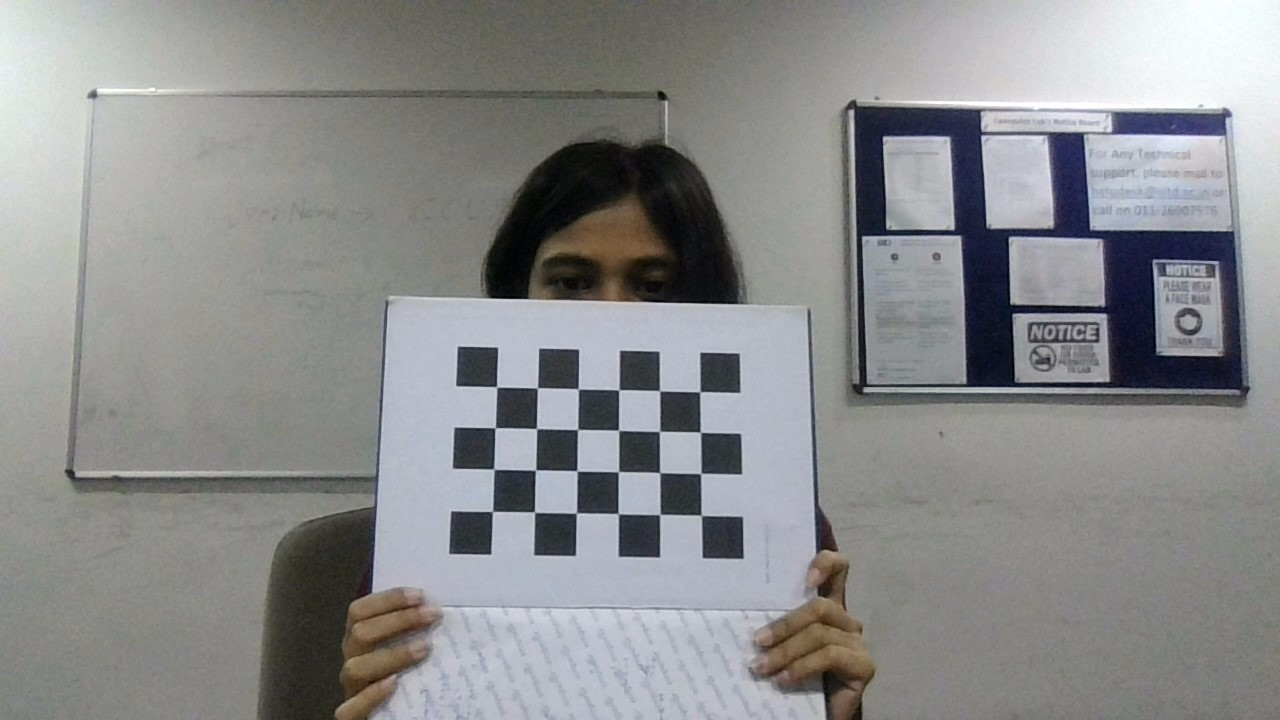
#> input picture Camera calibration/images/WIN_20230407_18_11_42_Pro.jpg, 1280 x 720 px; its folder holds 5 pictures in this run
$ python calibrate.py
#> lines starting #> are read from the running program, lines starting #| are printed output that depends on the picture; after the words box and inside, x2 and y2 are one past the last pixel; in counts of white or black regions, pixels touching at a corner belong together
import cv2
import numpy as np
import os
import glob

# Defining the dimensions of checkerboard
CHECKERBOARD = (4,6)
criteria = (cv2.TERM_CRITERIA_EPS + cv2.TERM_CRITERIA_MAX_ITER, 30, 0.001)
cnt = 0
# Creating vector to store vectors of 3D points for each checkerboard image
objpoints = []
# Creating vector to store vectors of 2D points for each checkerboard image
imgpoints = []


# Defining the world coordinates for 3D points
objp = np.zeros((CHECKERBOARD[0] * CHECKERBOARD[1], 3), np.float32)
objp[:,:2] = np.mgrid[0:CHECKERBOARD[0], 0:CHECKERBOARD[1]].T.reshape(-1, 2)

prev_img_shape = None

# Extracting path of individual image stored in a given directory
images = glob.glob('images/*.jpg')
for fname in images:
    img = cv2.imread(fname)
#> img is the input picture: shape (720, 1280, 3); mean B, G, R 139.8, 139.5, 138.5
    gray = cv2.cvtColor(img,cv2.COLOR_BGR2GRAY)
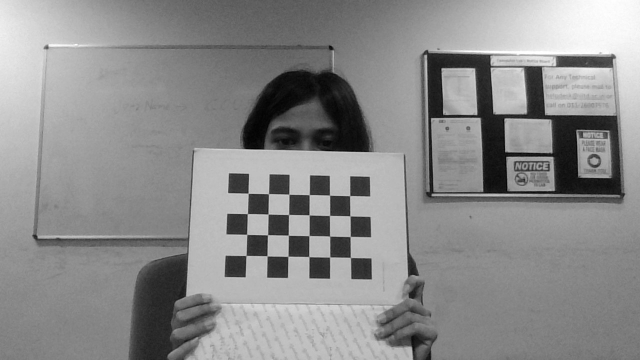
#> gray: shape (720, 1280) (shown at 1/2 size); min 0, max 255, mean 139.3
    # Find the chess board corners
    # If desired number of corners are found in the image then ret = true
    ret, corners = cv2.findChessboardCorners(gray, CHECKERBOARD, cv2.CALIB_CB_ADAPTIVE_THRESH + cv2.CALIB_CB_FAST_CHECK + cv2.CALIB_CB_NORMALIZE_IMAGE)
#> ret = True; corners = 24 rows, first 8: [492.5, 511.5], [493.9, 469], [495.3, 427.8], [496.6, 387.2], [534.4, 511.7], [535.4, 470], [536.2, 428.3], [537.1, 388.1]

    """
    If desired number of corner are detected,
    we refine the pixel coordinates and display
    them on the images of checker board
    """
    if ret:
        objpoints.append(objp)
        # refining pixel coordinates for given 2d points.
        corners2 = cv2.cornerSubPix(gray, corners, (11,11),(-1,-1), criteria)
#> corners2 = 24 rows, first 8: [492.5, 511.4], [493.8, 469.3], [495.1, 427.7], [496.7, 386.9], [534.5, 512.1], [535.5, 470.1], [536.6, 428.6], [537.4, 387.9]

        imgpoints.append(corners2)

        # Draw and display the corners
        cnt += 1
        img = cv2.drawChessboardCorners(img, CHECKERBOARD, corners2, ret)
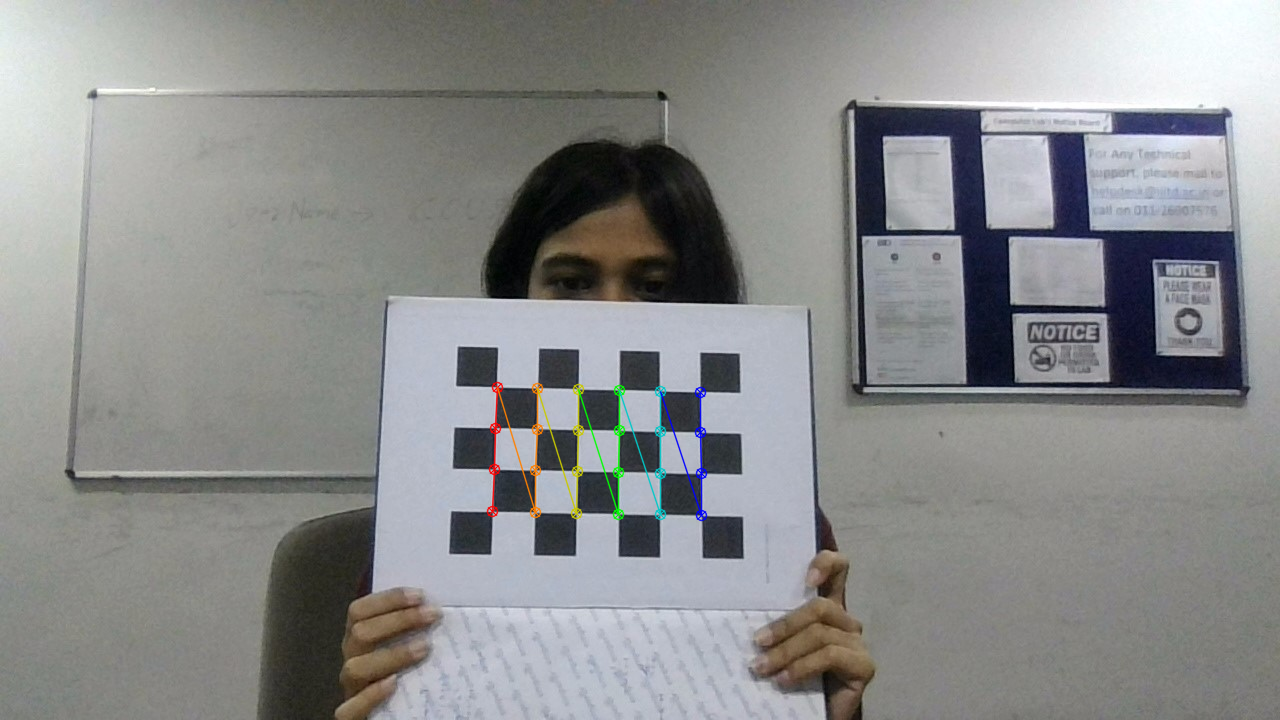
#> img: shape (720, 1280, 3); 0.66% of pixels changed, all inside (x1, y1, x2, y2) = (486, 381, 708, 522)
#> pass 2 of the loop `for fname in images:`:
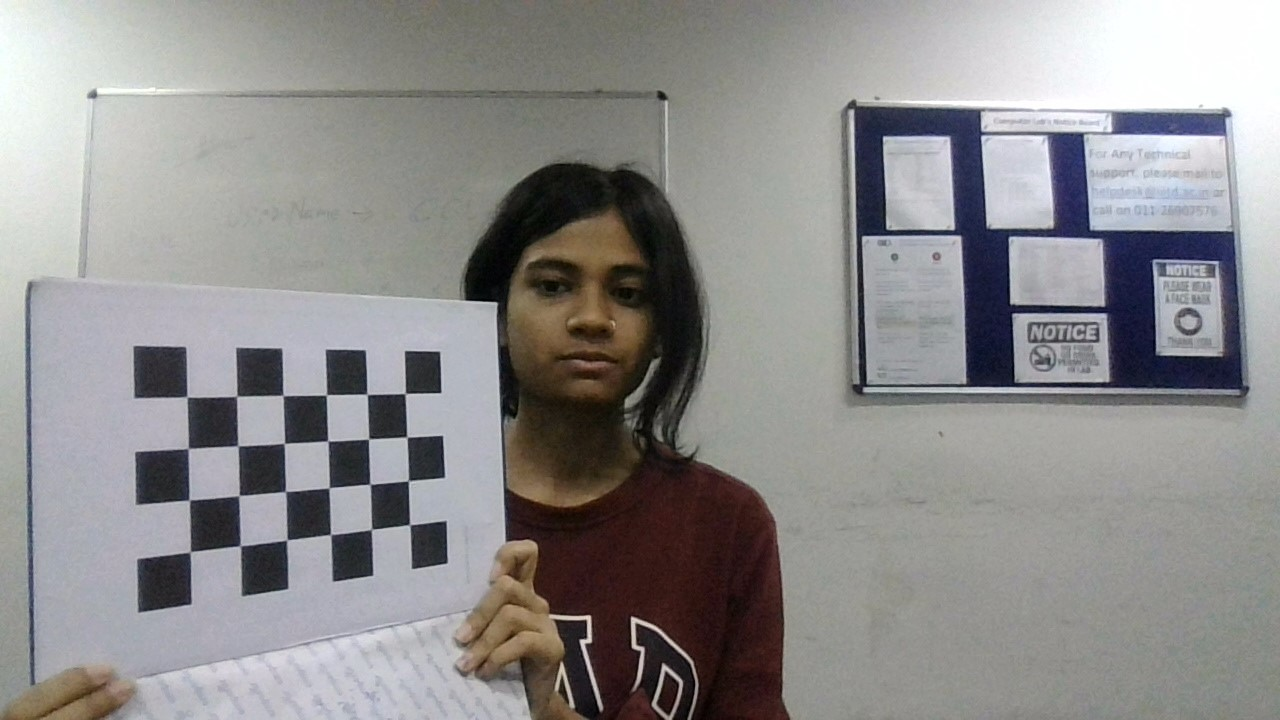
#> input picture Camera calibration/images/WIN_20230407_18_11_44_Pro.jpg, 1280 x 720 px
#> img is the input picture: shape (720, 1280, 3); mean B, G, R 140.3, 140.5, 141.8
#> `gray = cv2.cvtColor(img,cv2.COLOR_BGR2GRAY)`:
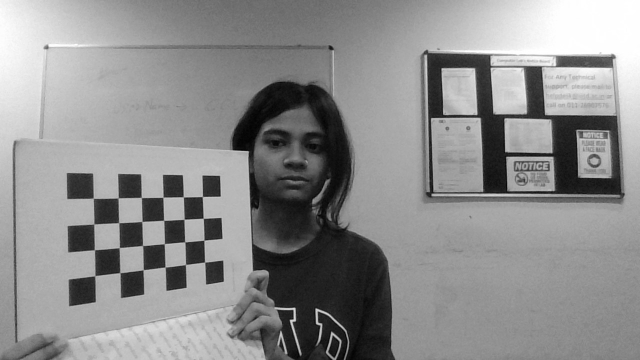
#> gray: shape (720, 1280) (shown at 1/2 size); min 0, max 255, mean 140.8
#> corners = 24 rows, first 8: [405.5, 394], [406.7, 437.4], [407.8, 480.3], [409.2, 525.3], [367.3, 394.3], [368.6, 439.4], [370.2, 484.1], [371.3, 529.4]
#> corners2 = 24 rows, first 8: [405.1, 393.5], [406.8, 437], [408.4, 480.8], [409.6, 524.6], [367.1, 394.3], [368.6, 438.9], [370, 484.3], [371.4, 529.5]
#> `img = cv2.drawChessboardCorners(img, CHECKERBOARD, corners2, ret)`:
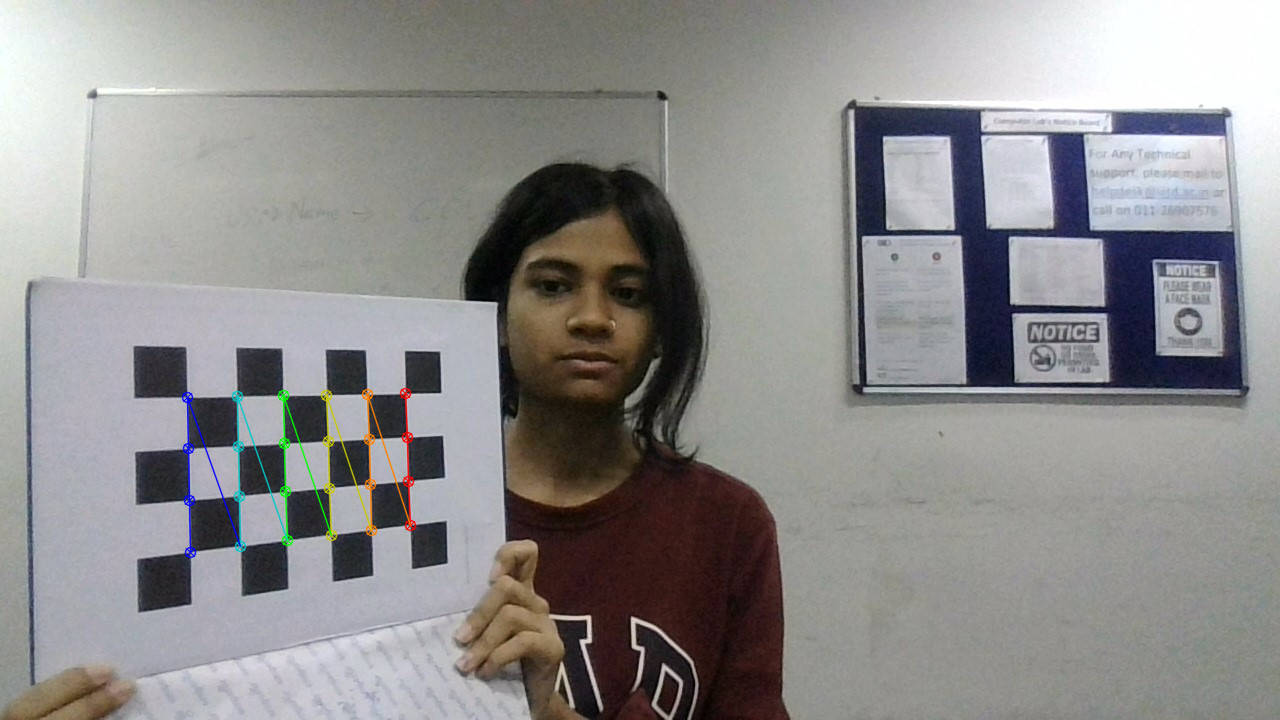
#> img: shape (720, 1280, 3); 0.73% of pixels changed, all inside (x1, y1, x2, y2) = (181, 387, 417, 559)
#> pass 3 of the loop `for fname in images:`:
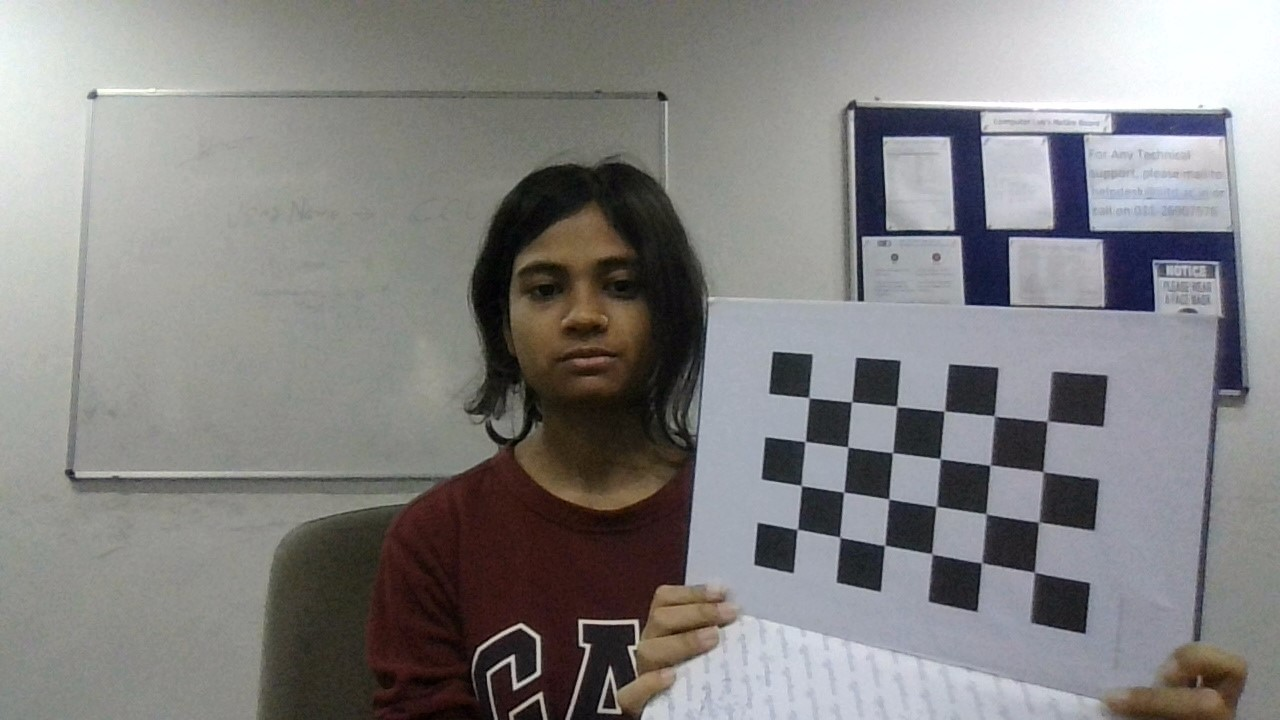
#> input picture Camera calibration/images/WIN_20230407_18_11_46_Pro.jpg, 1280 x 720 px
#> img is the input picture: shape (720, 1280, 3); mean B, G, R 130.3, 130.7, 131.8
#> `gray = cv2.cvtColor(img,cv2.COLOR_BGR2GRAY)`:
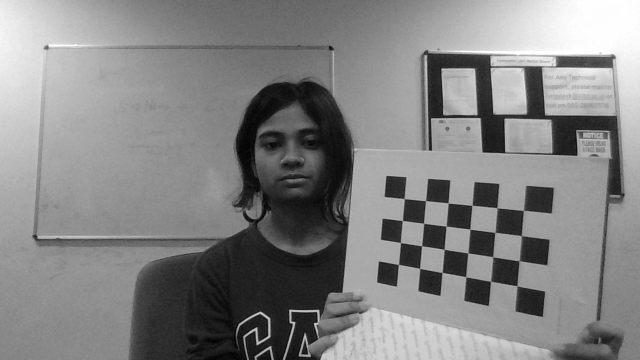
#> gray: shape (720, 1280) (shown at 1/2 size); min 0, max 255, mean 131
#> corners = 24 rows, first 8: [796.6, 528.7], [801, 485.9], [805.2, 441.7], [809, 397.5], [840.3, 536.2], [843.6, 492], [847.7, 446.8], [851.6, 401.8]
#> corners2 = 24 rows, first 8: [797.3, 529.3], [801.4, 485.6], [805.2, 441.5], [808.9, 397.6], [839.8, 537.2], [843.7, 492.2], [847.8, 447], [851.6, 401.9]
#> `img = cv2.drawChessboardCorners(img, CHECKERBOARD, corners2, ret)`:
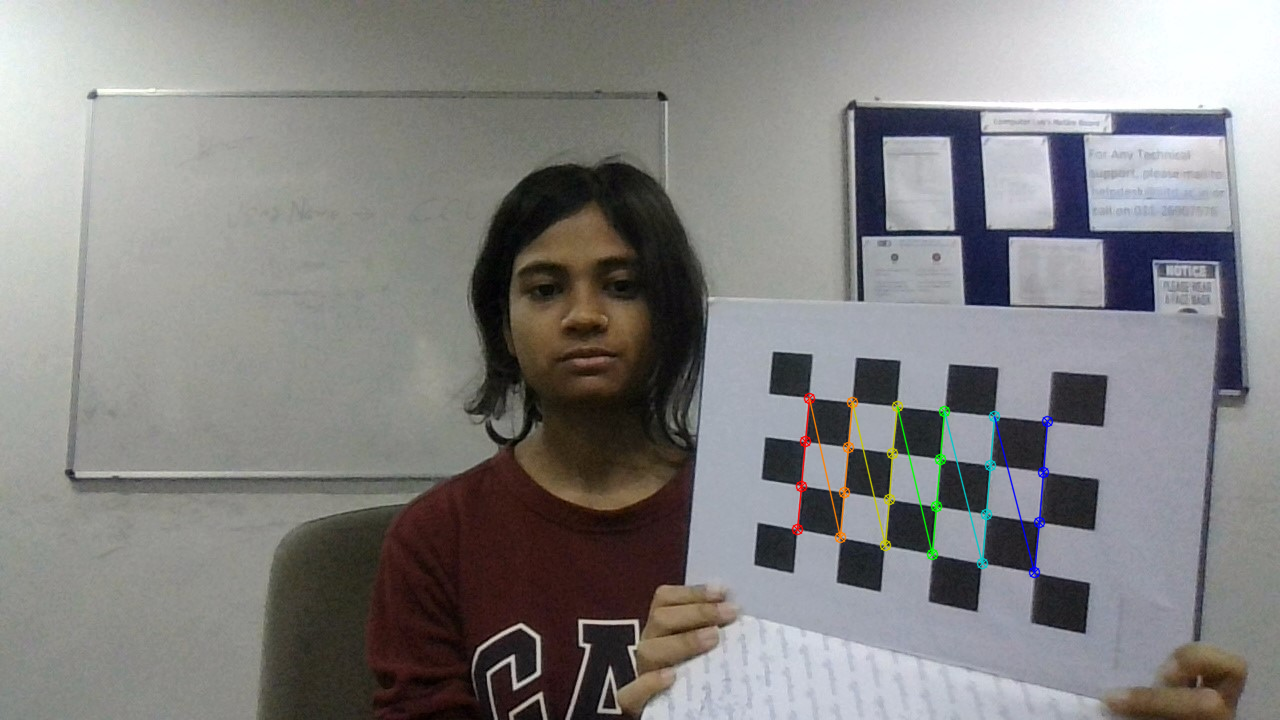
#> img: shape (720, 1280, 3); 0.74% of pixels changed, all inside (x1, y1, x2, y2) = (791, 392, 1054, 579)
#> the loop made 5 passes; the first 3 are shown

    #cv2.imshow('img',img)
    #cv2.waitKey(500)

cv2.destroyAllWindows()

h,w = img.shape[:2]

"""
Performing camera calibration by
passing the value of known 3D points (objpoints)
and corresponding pixel coordinates of the
detected corners (imgpoints)
"""
ret, mtx, dist, rvecs, tvecs = cv2.calibrateCamera(objpoints, imgpoints, gray.shape[::-1], None, None)
print(cnt)
print("Camera matrix : \n")
print(mtx)
print("\nradial Distortion coefficients : \n")
print(dist[:2])
print("\nTangential Distortion coefficients : \n")
print(dist[2:])
print("\nRotation vectors : \n")
print(rvecs)
print("\nTranslation vectors : \n")
print(tvecs)

np.savez('calib.npz', mtx=mtx, dist=dist, rvecs=rvecs, tvecs=tvecs)

## Undistorting image
img = cv2.imread('images/WIN_20230407_18_17_31_Pro.jpg')
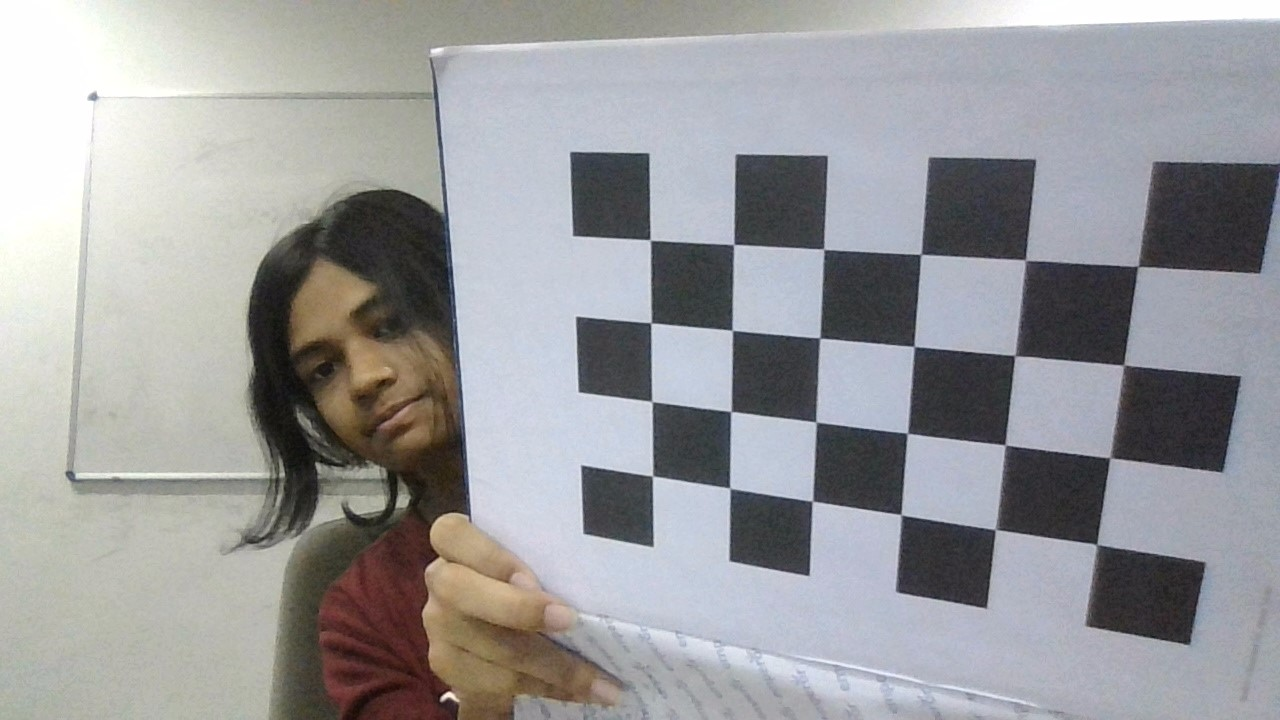
#> input picture Camera calibration/images/WIN_20230407_18_17_31_Pro.jpg, 1280 x 720 px
#> img is the input picture: shape (720, 1280, 3); mean B, G, R 156.6, 154.7, 154.5
h,  w = img.shape[:2]
newcameramtx, roi = cv2.getOptimalNewCameraMatrix(mtx, dist, (w,h), 1, (w,h))

# undistort
dst = cv2.undistort(img, mtx, dist, None, newcameramtx)
# crop the image
x, y, w, h = roi
dst = dst[y:y+h, x:x+w]
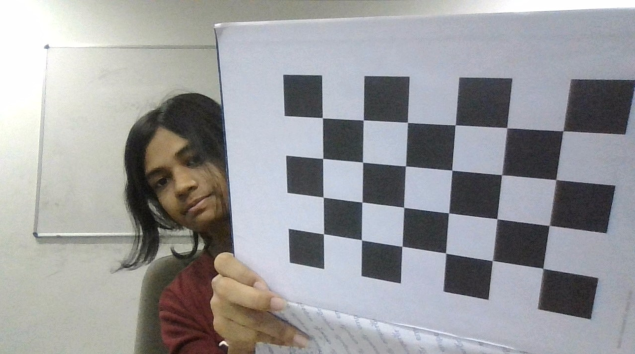
#> dst: shape (708, 1270, 3) (shown at 1/2 size); mean B, G, R 156.6, 154.7, 154.5
cv2.imshow('Undistorted Image', dst)
cv2.imshow('distorted image', img)
cv2.waitKey(0)
cv2.imwrite('calibresult.png', dst)
